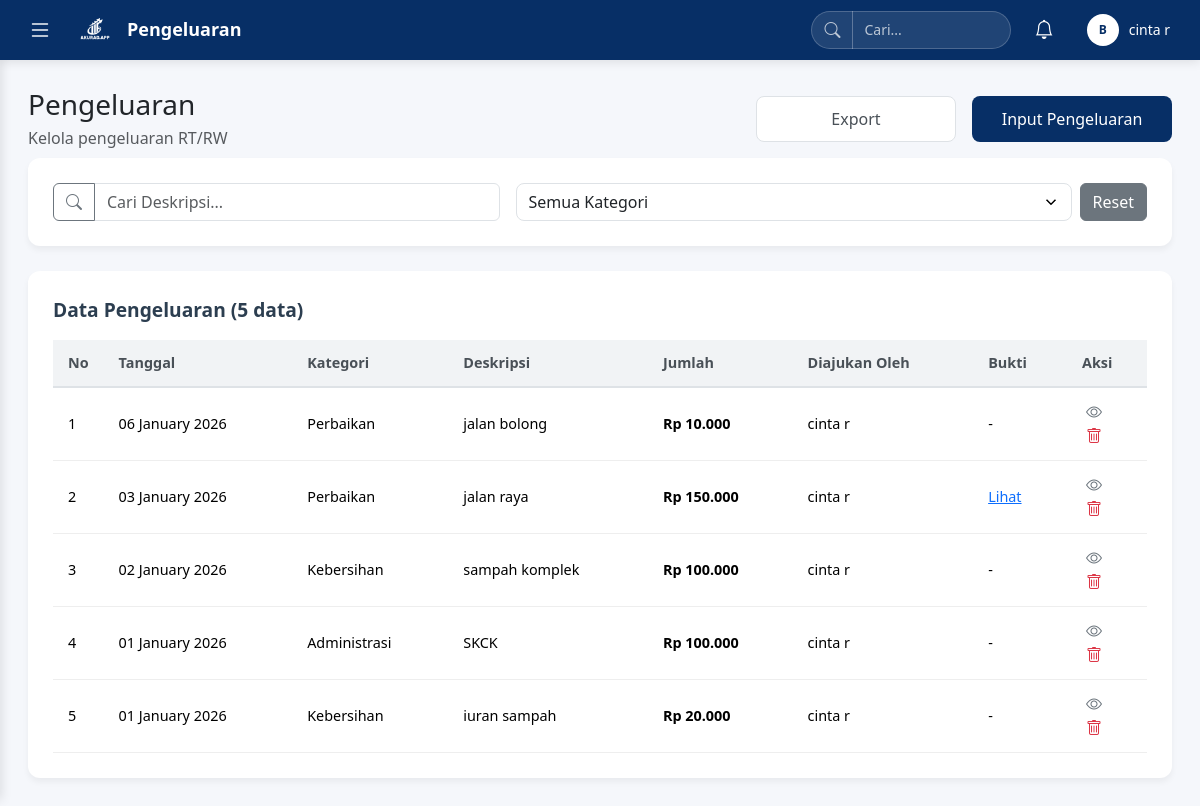
The app's page /dashboard_bendahara/pengeluaranbendahara.php (signed in) with its own data.
### tables this page shows
CREATE TABLE `pengeluaran_kegiatan` (
  `id_pengeluaran` int(11) NOT NULL,
  `tanggal_pengeluaran` date NOT NULL,
  `deskripsi` varchar(200) NOT NULL,
  `jumlah_pengeluaran` int(50) NOT NULL DEFAULT 0,
  `id_user` int(11) NOT NULL,
  `created_at` timestamp NOT NULL DEFAULT current_timestamp(),
  `kategori` varchar(50) NOT NULL,
  `diajukan_oleh` varchar(100) NOT NULL,
  `bukti` varchar(255) DEFAULT NULL
);

### dashboard_bendahara/pengeluaranbendahara.php (the view, shortened to what this page needs)
<?php
require_once '../config/koneksi.php';
function formatRupiah($angka) {
    return 'Rp ' . number_format($angka, 0, ',', '.');
}
$query = "SELECT pk.*,
          COALESCE(w.nama_lengkap, u.username) as diajukan_oleh
          FROM pengeluaran_kegiatan pk
          LEFT JOIN user u ON pk.id_user = u.id_user
          LEFT JOIN warga w ON u.id_warga = w.id_warga
          ORDER BY pk.tanggal_pengeluaran DESC, pk.created_at DESC";
$result = mysqli_query($koneksi, $query);
$expenses = [];
if ($result && mysqli_num_rows($result) > 0) {
    while ($row = mysqli_fetch_assoc($result)) {
        $expenses[] = [
            'id_pengeluaran' => $row['id_pengeluaran'],
            'tanggal' => $row['tanggal_pengeluaran'],
            'kategori' => $row['kategori'],
            'deskripsi' => $row['deskripsi'],
            'jumlah' => $row['jumlah_pengeluaran'],
            'diajukan_oleh' => $row['diajukan_oleh'] ?: 'Tidak diketahui',
            'bukti' => $row['bukti']
        ];
    }
}
?>
<!DOCTYPE html>
<html lang="id">
<head>
    <link href="https://cdn.jsdelivr.net/npm/bootstrap@5.3.3/dist/css/bootstrap.min.css" rel="stylesheet">
    <link rel="stylesheet" href="https://cdn.jsdelivr.net/npm/bootstrap-icons@1.11.3/font/bootstrap-icons.min.css">
</head>
<body>
<?php include 'sidebar.php'; ?>
<div class="main-content" id="mainContent">
    <div class="topbar d-none d-md-flex mb-2">
        <div class="top-bar-left">
            <div class="d-flex flex-column">
                <h2 class="h3 mb-1">Pengeluaran</h2>
                <p class="text-muted mb-0">Kelola pengeluaran RT/RW</p>
            </div>
        </div>
        <div class="top-bar-right ms-auto">
            <div class="d-flex gap-3">
                <button class="btn btn-export" style="width: 200px;">
                    Export
                </button>
                <button class="btn btn-input" data-bs-toggle="modal" data-bs-target="#modalTambahPengeluaran" style="width: 200px;">
                    Input Pengeluaran
                </button>
            </div>
        </div>
    </div>
    <div class="filter-section">
        <div class="row g-3 align-items-center">
            <div class="col-md-5">
                <div class="input-group">
                    <button class="btn btn-outline-secondary" type="button" id="btnSearch">
                        <i class="bi bi-search"></i>
                    </button>
                    <input type="text" class="form-control" placeholder="Cari Deskripsi..." id="searchDeskripsi">
                </div>
            </div>
            <div class="col-md-7 d-flex gap-2">
                <select class="form-select" id="filterKategori" style="flex: 1;">
                    <option value="">Semua Kategori</option>
                </select>
                <button class="btn btn-secondary" id="btnReset">
                    Reset
                </button>
            </div>
        </div>
    </div>
    <div class="data-section">
        <div class="d-flex justify-content-between align-items-center mb-3">
            <div class="data-title">
                Data Pengeluaran (<?php echo count($expenses); ?> data)
            </div>
        </div>
        <div class="table-responsive">
            <table class="table table-custom table-hover">
                <thead>
                    <tr>
                        <th scope="col" style="width: 50px;">No</th>
                        <th scope="col">Tanggal</th>
                        <th scope="col">Kategori</th>
                        <th scope="col">Deskripsi</th>
                        <th scope="col">Jumlah</th>
                        <th scope="col">Diajukan Oleh</th>
                        <th scope="col">Bukti</th>
                        <th scope="col" style="width: 80px;">Aksi</th>
                    </tr>
                </thead>
                <tbody>
                    <?php if (empty($expenses)): ?>
                    <tr>
                        <td colspan="8" class="text-center">Tidak ada data pengeluaran</td>
                    </tr>
                    <?php else: ?>
                    <?php foreach ($expenses as $index => $expense): ?>
                    <tr>
                        <td><?= $index + 1 ?></td>
                        <td><?= date('d F Y', strtotime($expense['tanggal'])) ?></td>
                        <td><?= htmlspecialchars($expense['kategori']) ?></td>
                        <td><?= htmlspecialchars($expense['deskripsi']) ?></td>
                        <td><strong><?= formatRupiah($expense['jumlah']) ?></strong></td>
                        <td><?= htmlspecialchars($expense['diajukan_oleh']) ?></td>
                        <td>
                            <?php if ($expense['bukti']) : ?>
                                <a href="../uploads/<?= $expense['bukti'] ?>" target="_blank">Lihat</a>
                            <?php else : ?>
                                -
                            <?php endif; ?>
                        </td>
                        <td>
                            <button class="btn-action-simple" onclick="showDetail(<?= $expense['id_pengeluaran'] ?>)">
                                <i class="bi bi-eye"></i>
                            </button>
                            <button class="btn-action-simple" onclick="deleteExpense(<?= $expense['id_pengeluaran'] ?>)" style="color: #dc3545;">
                                <i class="bi bi-trash"></i>
                            </button>
                        </td>
                    </tr>
                    <?php endforeach; ?>
                    <?php endif; ?>
                </tbody>
            </table>
        </div>
    </div>
</div>
</body>
</html>

### dashboard_bendahara/pengeluaranbendahara.php (style rules this page uses)
body { background:#f5f7fb }
.main-content { margin-left: 0; margin-top: 60px; padding: 28px; min-height: calc(100vh - 60px); transition: margin-left 0.3s ease; }
.filter-section { background-color: #fff; border-radius: 12px; padding: 25px; margin-bottom: 25px; box-shadow: 0 4px 6px rgba(0,0,0,0.05); }
.btn-export { background-color: white; color: #495057; font-weight: 500; padding: 10px 20px; border-radius: 8px; border: 1px solid #dee2e6; }
.btn-input { background-color: #072f66; color: white; font-weight: 500; padding: 10px 20px; border-radius: 8px; border: none; }
.form-select { border-radius: 8px; }
.data-section { background-color: #fff; border-radius: 12px; padding: 25px; box-shadow: 0 4px 6px rgba(0,0,0,0.05); }
.data-title { color: #2c3e50; font-weight: 600; margin-bottom: 0; font-size: 1.2rem; }
.table-custom { margin-bottom: 0; border-collapse: separate; border-spacing: 0; width: 100%; }
.table-custom thead th { background-color: #f1f3f5; border-bottom: 2px solid #dee2e6; font-weight: 600; color: #495057; padding: 12px 15px; font-size: 0.9rem; }
.table-custom tbody td { padding: 12px 15px; vertical-align: middle; border-bottom: 1px solid #eee; font-size: 0.9rem; }
.btn-action-simple { width: 24px; height: 24px; padding: 0; display: inline-flex; align-items: center; justify-content: center; border: none; background: none; color: #6c757d; cursor: pointer; }
.btn-action-simple i { font-size: 16px; }

### dashboard_bendahara/sidebar.php (style rules this page uses)
.top-bar-left { display: flex; align-items: center; gap: 15px; }
.top-bar-right { display: flex; align-items: center; gap: 15px; }
@media (min-width: 769px) { .main-content { transition: margin-left 0.3s ease-in-out, opacity 0.3s ease-in-out; } }

### records on screen
pengeluaran_kegiatan: tanggal_pengeluaran "06 January 2026", kategori "Perbaikan", deskripsi "jalan bolong", jumlah_pengeluaran "Rp 10.000", diajukan_oleh "cinta r"
pengeluaran_kegiatan: tanggal_pengeluaran "03 January 2026", kategori "Perbaikan", deskripsi "jalan raya", jumlah_pengeluaran "Rp 150.000", diajukan_oleh "cinta r"
pengeluaran_kegiatan: tanggal_pengeluaran "02 January 2026", kategori "Kebersihan", deskripsi "sampah komplek", jumlah_pengeluaran "Rp 100.000", diajukan_oleh "cinta r"
pengeluaran_kegiatan: tanggal_pengeluaran "01 January 2026", kategori "Administrasi", deskripsi "SKCK", jumlah_pengeluaran "Rp 100.000", diajukan_oleh "cinta r"
pengeluaran_kegiatan: tanggal_pengeluaran "01 January 2026", kategori "Kebersihan", deskripsi "iuran sampah", jumlah_pengeluaran "Rp 20.000", diajukan_oleh "cinta r"

### other values on screen
$section_title "Pengeluaran"
$_SESSION['nama'] "cinta r"
count($expenses) "5"
